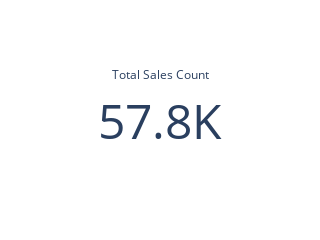

The notebook cell saved with this chart:
### Code cell
from plotly import graph_objects as go

# Define the value to display
value_to_display = df['sales_count'].sum()

# Convert value to thousands and format
value_in_k = value_to_display / 1_000  # Convert to thousands
formatted_value = f"{value_in_k:,.0f}K"  # Format as "718K"

# Create an indicator chart
fig = go.Figure(go.Indicator(
    mode="number",  # Display only the number
    value=value_in_k,  # Display the value in thousands
    title={"text": "Total Sales Count"},
    number={"suffix": "K", "font": {"size": 48}},  # Add suffix and adjust font size
    domain={"x": [0, 1], "y": [0, 1]}
))

# Update layout for better scaling
fig.update_layout(
    height=200,  # Adjust height for a more compact view
    width=300,   # Adjust width for better proportion
    template='plotly_white',
    margin=dict(l=20, r=20, t=20, b=20)  # Reduce margins for tighter spacing
)

# Show the chart
fig.show()

### Figure 1 — Plotly figure (JSON) as saved in the notebook; plotly's stock layout.template omitted (floating-point values rounded to 4 significant figures)
{"data": [{"domain": {"x": [0, 1], "y": [0, 1]}, "mode": "number", "number": {"font": {"size": 48}, "suffix": "K"}, "title": {"text": "Total Sales Count"}, "type": "indicator", "value": 57.76}], "layout": {"height": 200, "margin": {"b": 20, "l": 20, "r": 20, "t": 20}, "width": 300}}
